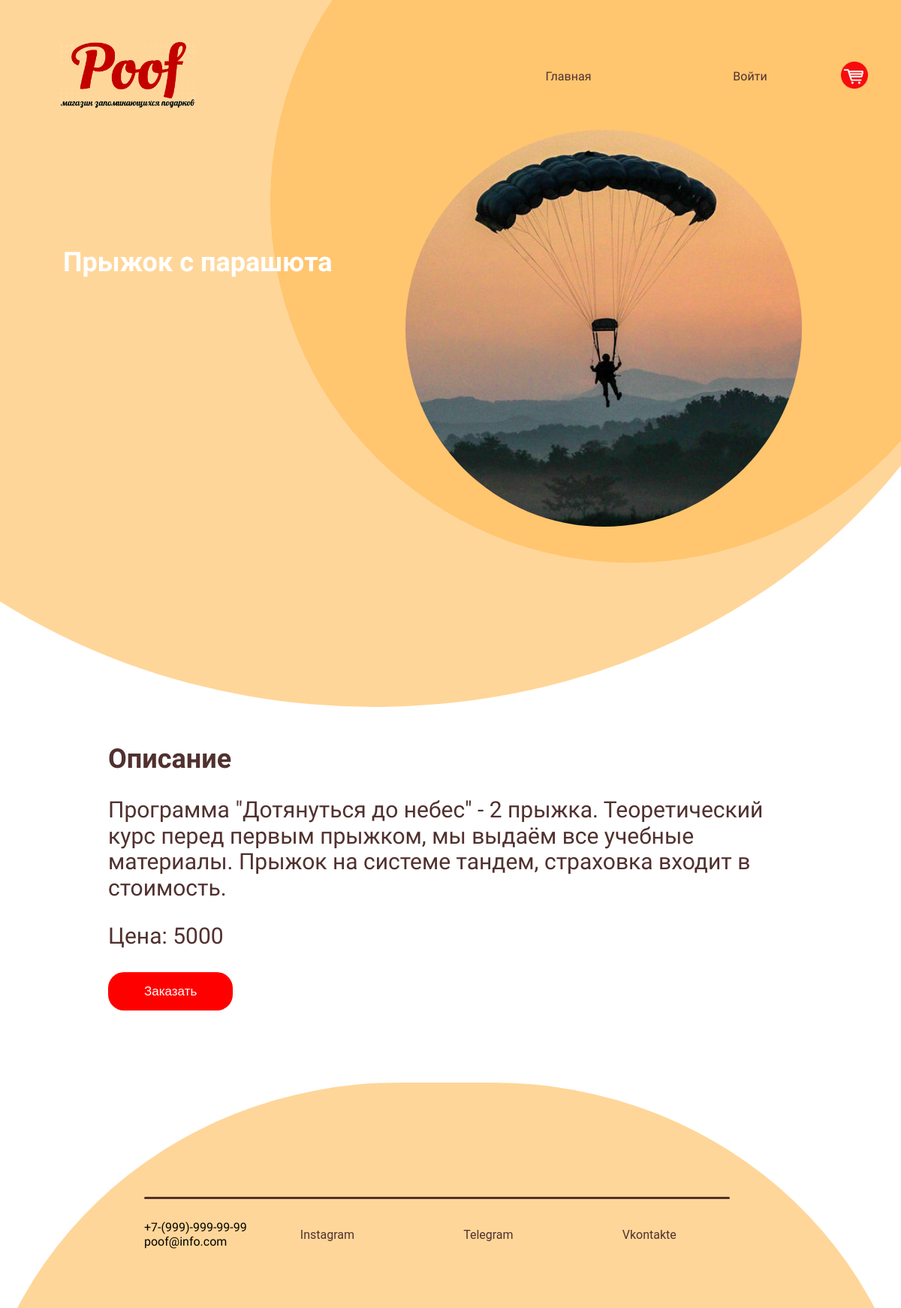
Page /products/jump on the earlier database version.
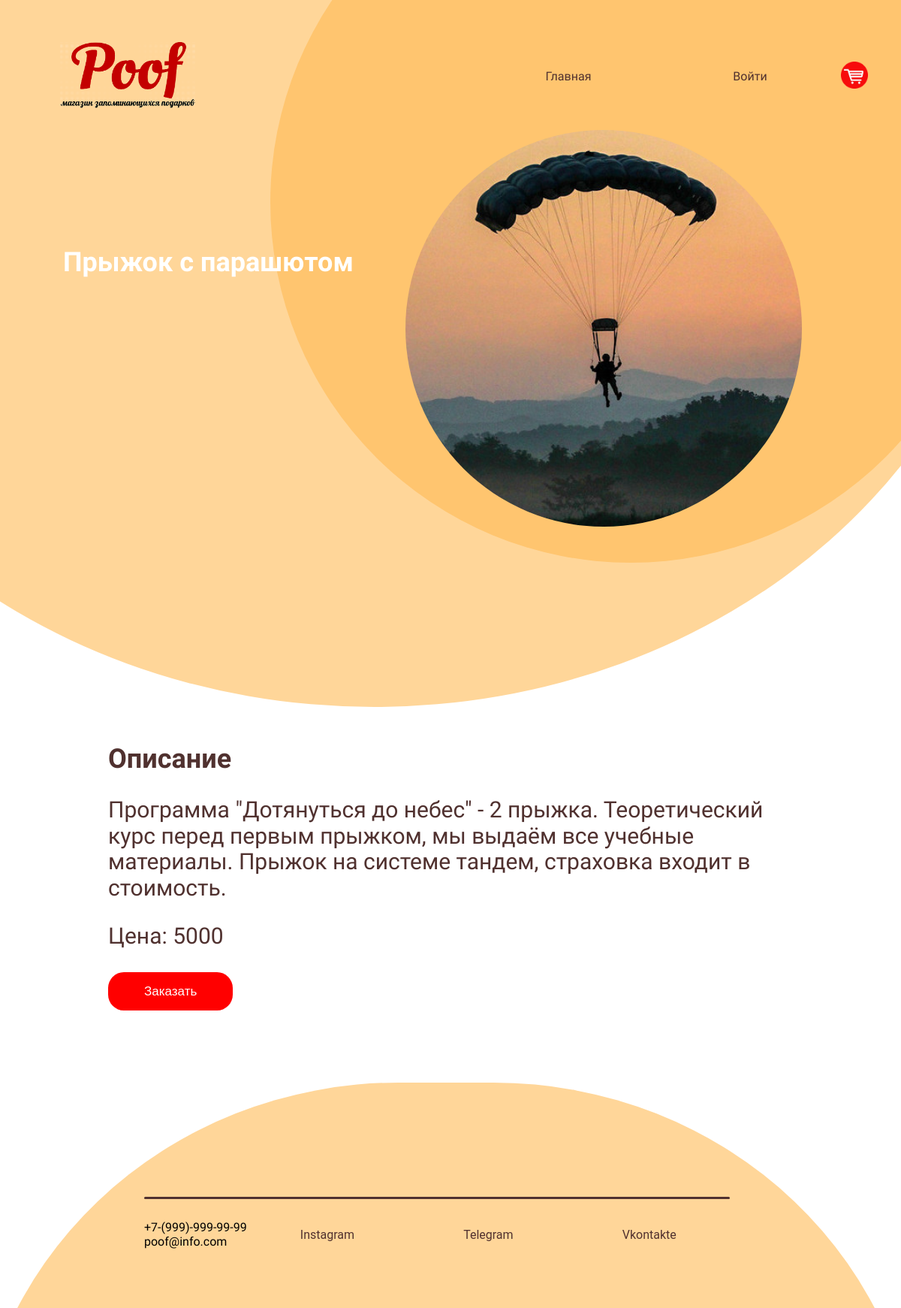
Same page on the later database version.
### products/models.py (models this page shows, shortened)
class Products(models.Model):
    title = models.CharField(max_length=150, verbose_name='Название')
    description = models.TextField(max_length=1000, verbose_name='Описание')
    price = models.IntegerField(verbose_name='Цена')
    created_at = models.DateField(auto_now_add=True, verbose_name='Создано')
    updated_at = models.DateField(auto_now=True, verbose_name='Обновлено')
    photo = models.ImageField(upload_to='photos/', verbose_name='Изображение')
    slug = models.SlugField(unique=True, verbose_name='Слаг')
    category = models.ForeignKey('Category', on_delete=models.PROTECT, blank=True, null=True)
    class Meta:
        verbose_name = 'Товар'
        verbose_name_plural = 'Товары'
        ordering = ['created_at']

### products/views.py (the view)
# urls.py: path('products/<str:slug>', Product.as_view(), name='products')
class Product(DetailView):
    model = Products
    template_name = 'products/detail.html'
    context_object_name = 'product'

### products/templates/products/detail.html (shortened to what this page needs)
{% extends 'base.html' %}
{% load static %}
{% block content %}
<div class = "item_block">
    <div class="wrapper">
        <div class = "bottom_menu">
            <div class="logo"><img src="{% static 'img/Logo.gif' %}"></div>
            <div class="menu_links">
                <a href="/" class="link">Главная</a>
                {% if request.user.is_authenticated %}
                <a href="#" class="link">Личный кабинет</a>
                <a href="{% url 'logout' %}" class="link">Выход</a>
                {% else %}
                <a href="{% url 'login' %}" class="link">Войти</a>
                {% endif %}
                <div class="margin">
                <input class="cart" type="image" src="{% static 'img/Cart_logo.gif' %}" alt="Кнопка «Cart»">
                </div>
            </div>
        </div>
        <div class = "circle"><img class="item_image" src="{{ product.photo.url }}"> </div>
        <div class = "circle_light"></div>
        <div class="intro_text">
            <h2>{{product.title}}</h2>
        </div>
    </div>
    <div class="item_info">
        <div class="product_description">
        <h2>Описание</h2>
        <p>{{ product.description }}</p>
            <p>Цена: {{product.price}}</p>
            <a href="#" class="myButton">Заказать</a>
        </div>
    </div>
</div>
<div class="wrapper_footer">
    <div class="footer">
        <div class="footer_circle">
            <div><hr></div>
            <div class="contact">
                <p class="">+7-(999)-999-99-99<br>poof@info.com</p>
                <a href="https://www.instagram.com/yellow__boat/" class="footer_link">Instagram</a>
                <a href="https://t.me/djoefrit" class="footer_link">Telegram</a>
                <a href="https://vk.com/lonep" class="footer_link">Vkontakte</a>
            </div>
        </div>
    </div>
</div>
{% endblock %}

Differences in the rows shown:
changed Products: title "Прыжок с парашюта" → "Прыжок с парашютом"
